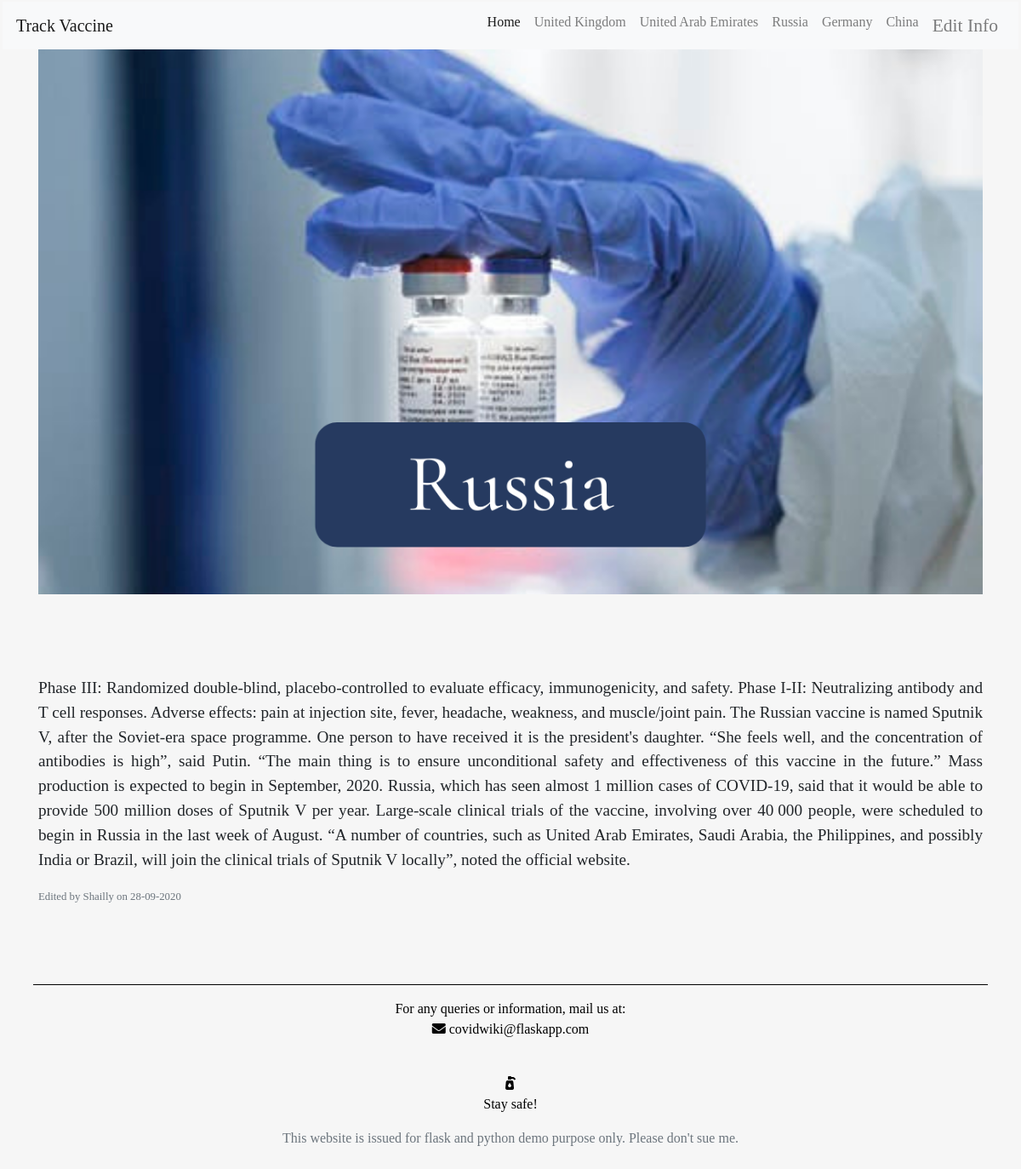
The app's page /russia with its own data.
### app/models.py (models this page shows, shortened)
class Article(db.Model):
    id = db.Column(db.Integer, primary_key=True)
    country = db.Column(db.String(100), nullable=False)
    image = db.Column(db.String(20), nullable=False)
    introLine = db.Column(db.Text, nullable=False)
    date_edited = db.Column(db.DateTime, nullable=False, default=datetime.utcnow)
    link = db.Column(db.String(100), nullable=False)
    UpdatedContent = db.Column(db.Text, nullable=False)
    user_id = db.Column(db.Integer, db.ForeignKey('user.id'), nullable=False)

class User(db.Model, UserMixin):
    id = db.Column(db.Integer, primary_key=True)
    username = db.Column(db.String(20), unique=True, nullable=False)
    email = db.Column(db.String(120), unique=True, nullable=False)
    image_file = db.Column(db.String(20), nullable=False, default='default.png')
    password = db.Column(db.String(60), nullable=False)
    articles = db.relationship('Article', backref='author',lazy=True)

### app/routes.py (the view)
@app.route('/russia')
def russia():
    articles = Article.query.all()
    return render_template('russia.html',articles=articles)

### app/templates/russia.html (shortened to what this page needs)
{% extends "layout.html" %}
{% block content %}
    <div class="countryHead", id='russia'>
    </div>
    <div class="country-data">
        <br>
        <br>
        <br>
        <br>
        <p class="country-text">{{ articles.2.UpdatedContent }}</p>
        <p class="bottom-info"><small class="text-muted">Edited by {{ articles.2.author.username }} on {{ articles.2.date_edited.strftime('%d-%m-%Y') }}</small></p>
    </div>
{% endblock content%}

### app/static/styles.css (style rules this page uses)
body { text-align: justify; background-color: #f6f6f6; margin: 2px 3px; font-family: 'PT Serif', serif; }
.countryHead { display: flex; flex-direction: column; justify-content: center; flex-grow: 1; min-height: 350px; display: flex; flex-direction: column; min-height: 80vh; }
#russia { background: url('images/russiasmolb.png') no-repeat center / cover; }
@media (min-width:767px) { #russia { background: url('images/russiabigb.png') no-repeat center / cover; } }
.country-text { font-size: larger; }

### records on screen
Article: UpdatedContent "Phase III: Randomized double-blind, placebo-controlled to evaluate efficacy, immunogenicity, and safety. Phase I-II: Neutralizing antibody and T cell responses. Adverse effects: pain at injection site, fever, headache, weakness, and muscle/joint pain. The Russian vaccine is named Sputnik V, after the Soviet-era space programme. One person to have received it is the president's daughter. “She feels well, and the concentration of antibodies is high”, said Putin. “The main thing is to ensure unconditional safety and effectiveness of this vaccine in the future.” Mass production is expected to begin in September, 2020. Russia, which has seen almost 1 million cases of COVID-19, said that it would…", date_edited "28-09-2020"
User: username "Shailly"
